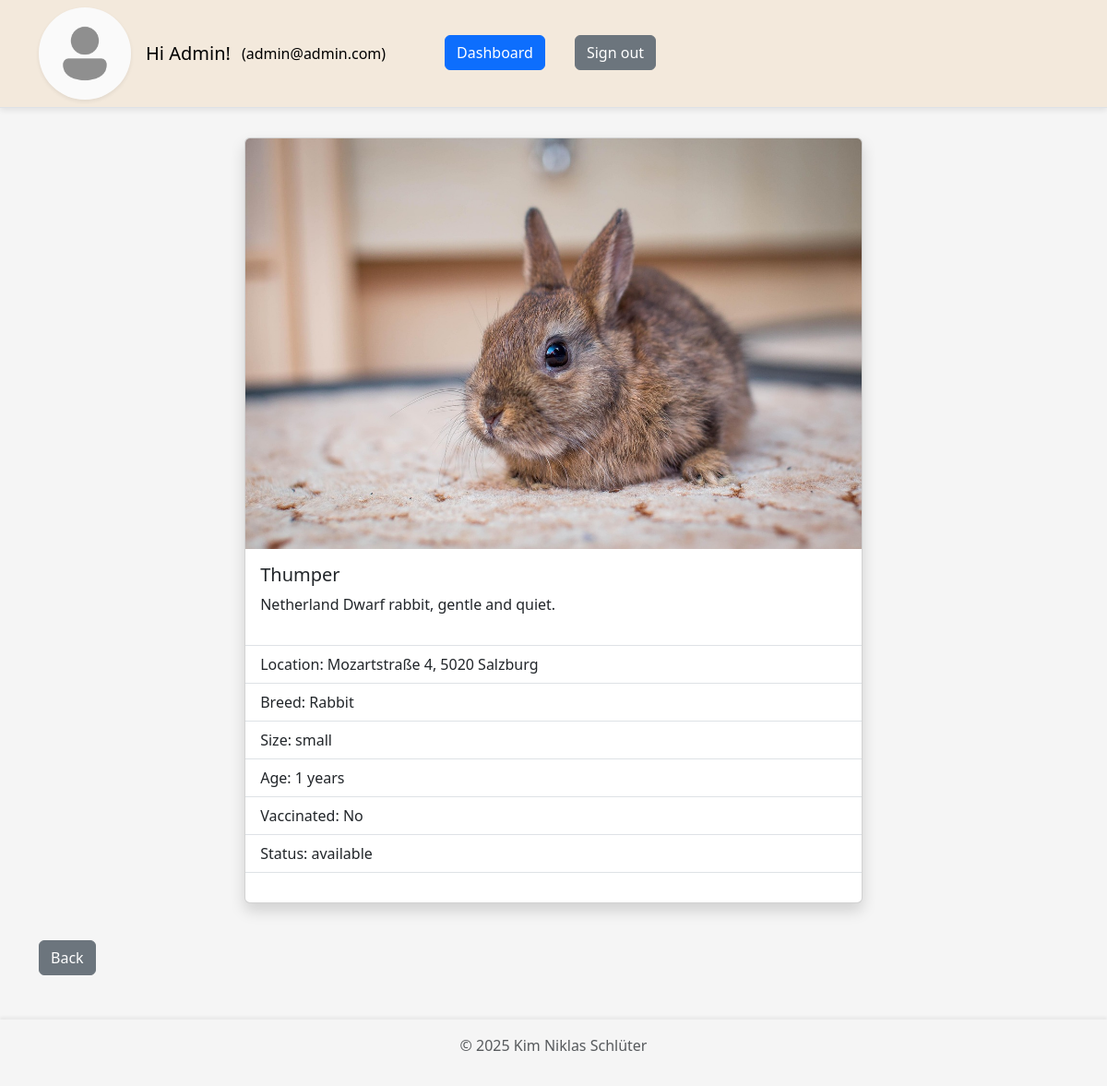
The app's page /website/animal_details.php?id=3 (signed in) with its own data.
### tables this page shows
CREATE TABLE `user` (
  `id` int(11) NOT NULL,
  `email` varchar(200) NOT NULL,
  `password` varchar(255) NOT NULL,
  `first_name` varchar(100) NOT NULL,
  `last_name` varchar(100) NOT NULL,
  `phone` varchar(50) NOT NULL,
  `address` varchar(100) NOT NULL,
  `picture` varchar(255) NOT NULL,
  `authority` enum('user','admin') NOT NULL
);

CREATE TABLE `animal` (
  `id` int(11) NOT NULL,
  `name` varchar(100) NOT NULL,
  `picture` varchar(255) DEFAULT NULL,
  `location` varchar(100) NOT NULL,
  `description` text DEFAULT NULL,
  `size` enum('small','default','big') NOT NULL DEFAULT 'default',
  `age` int(11) DEFAULT NULL,
  `vaccinated` tinyint(1) NOT NULL,
  `status` enum('available','adopted') NOT NULL DEFAULT 'available',
  `breed_id` int(11) NOT NULL
);

CREATE TABLE `breed` (
  `id` int(11) NOT NULL,
  `name` varchar(100) NOT NULL
);

### website/components/animals.php (called while the page is built, shortened)
<?php
require_once __DIR__ . '/db_connect.php';
require_once __DIR__ . '/util.php';
$conn = db_connect();
function create_response($status, $message, $data = [])
{
  $response = [
    "status" => $status,
    "message" => $message,
    "data" => $data
  ];
  return $response;
}
function get_animal_by_id($id)
{
  global $conn;
  $id = clean_input($id);
  $sql = "SELECT * FROM `animal` WHERE id=$id";
  $result = mysqli_query($conn, $sql);
  $row = mysqli_fetch_assoc($result);
  return create_response("200", "Successfully fetched animal by id.", $row);
}
function get_breed_by_id($breed_id)
{
  global $conn;
  $sql = "SELECT * FROM `breed` WHERE id=$breed_id";
  $result = mysqli_query($conn, $sql);
  $row = mysqli_fetch_assoc($result);
  return $row;
}
function get_animal_picture_url($animalData)
{
  return $animalData['picture'] ? PICTURE_FOLDER_NAME . '/' . $animalData['picture'] : ANIMAL_DEFAULT_PICTURE_URL;
}

### website/animal_details.php (the view, shortened to what this page needs)
<?php
require_once './components/db_connect.php';
require_once './components/util.php';
require_once './components/animals.php';
$conn = db_connect();
$myUserId = get_my_user_id_from_session();
$myUserData = get_user_data($conn, $myUserId);
$responseGet = get_animal_by_id($_GET['id']);
$animal = $responseGet['data'];
$animalPictureUrl = get_animal_picture_url($animal);
$vaccinatedText = ($animal['vaccinated']) ? 'Yes' : 'No';
$breedData = get_breed_by_id($animal['breed_id']);
?>
<!DOCTYPE html>
<html lang="en">
<head>
  <link href="https://cdn.jsdelivr.net/npm/bootstrap@5.3.7/dist/css/bootstrap.min.css" rel="stylesheet">
  <link rel="stylesheet" href="./styles/style.css">
</head>
<body>
  <?php require_once './components/navbar.php'; ?>
  <div class="container mt-3 mb-5" style="flex-grow: 1;">
    <?php
    $layout = "<div class='d-flex justify-content-center' style='width: 100%'>
            <div class='card shadow mb-4 d-flex flex-column justify-content-between align-items-center' style='width: 60%'>
            <div>
              <div class='animal-picture-container'>
                <img src='$animalPictureUrl' class='card-img-top animal-image' alt='animal'>
              </div>
              <div class='card-body'>
                <h5 class='card-title'>{$animal['name']}</h5>
                <p class='card-text'>{$animal['description']}</p>
              </div>
            </div>
            <div style='width: 100%'>
              <ul class='list-group list-group-flush'>
                <li class='list-group-item'></li>
                <li class='list-group-item'>Location: {$animal['location']}</li>
                <li class='list-group-item'>Breed: {$breedData['name']}</li>
                <li class='list-group-item'>Size: {$animal['size']}</li>
                <li class='list-group-item'>Age: {$animal['age']} years</li>
                <li class='list-group-item'>Vaccinated: $vaccinatedText</li>
                <li class='list-group-item'>Status: {$animal['status']}</li>
                <li class='list-group-item'></li>
              </ul>";
    $layout .= "<div class='d-flex flex-row gap-1 justify-content-around mb-3' style='width:100%'>";
    $layout .= "</div>";
    $layout .= "
            </div>
          </div>
        </div>";
    echo $layout;
    ?>
  </div>
  <?php require_once './components/footer.php'; ?>
</body>
</html>

### website/components/navbar.php (shortened to what this page needs)
<?php
$homeUrl = isset($_SESSION['admin']) ? "dashboard.php" : "home.php";
$homeName = isset($_SESSION['admin']) ? "Dashboard" : "Home";
?>
<header class='p-0 mb-3 border-bottom title-row'>
  <nav class="navbar navbar-expand-lg" style="min-height: 3.5rem">
    <div class="container">
      <?php if (isset($_SESSION['user']) || isset($_SESSION['admin'])) { ?>
        <a href='<?= $homeUrl ?>' class='d-block me-3'>
          <img src='<?= $myUserData['profile_img_url'] ?? '' ?>' alt='profile image' width='100' height='100' class='rounded-circle shadow-sm' style='object-fit:cover;'>
        </a>
        <a class="navbar-brand me-1" href="<?= $homeUrl ?>">Hi <?= $myUserData['first_name'] ?? '' ?>!</a>
      <?php } ?>
      <div class="collapse navbar-collapse" id="navbarNav">
        <ul class="navbar-nav gap-2">
          <?php if (isset($_SESSION['user']) || isset($_SESSION['admin'])) { ?>
            <li class="nav-item me-5">
              <a class="nav-link link-body-emphasis" href="#"><?= '(' . $myUserData['email'] . ')' ?></a>
            </li>
            <li class="nav-item me-4">
              <a class="btn btn-primary" href="<?= $homeUrl ?>"><?= $homeName ?></a>
            </li>
            <li class="nav-item">
              <a class="btn btn-secondary" href="logout.php">Sign out</a>
            </li>
          <?php } ?>
        </ul>
      </div>
    </div>
  </nav>
</header>

### website/styles/style.css (style rules this page uses)
body { background-color: whitesmoke; display: flex; flex-flow: column nowrap; justify-content: flex-start; min-height: 100vh; }

### records on screen
user: first_name "Admin", email "admin@admin.com"
animal: picture (picture), name "Thumper", description "Netherland Dwarf rabbit, gentle and quiet.", location "Mozartstraße 4, 5020 Salzburg", size "small", age "1", vaccinated "No", status "available"
breed: name "Rabbit"

### other values on screen
$homeName "Dashboard"
